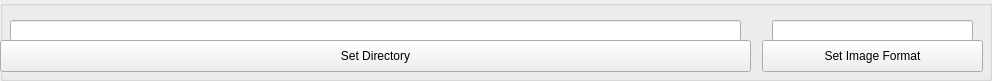
     <widget class="QGroupBox" name="groupBox">
      <property name="minimumSize">
       <size>
        <width>0</width>
        <height>70</height>
       </size>
      </property>
      <property name="title">
       <string/>
      </property>
      <widget class="QLineEdit" name="rootDirField">
       <property name="geometry">
        <rect>
         <x>10</x>
         <y>20</y>
         <width>731</width>
         <height>21</height>
        </rect>
       </property>
       <property name="sizePolicy">
        <sizepolicy hsizetype="Fixed" vsizetype="Fixed">
         <horstretch>0</horstretch>
         <verstretch>0</verstretch>
        </sizepolicy>
       </property>
      </widget>
      <widget class="QPushButton" name="directoryButton">
       <property name="geometry">
        <rect>
         <x>0</x>
         <y>40</y>
         <width>751</width>
         <height>32</height>
        </rect>
       </property>
       <property name="text">
        <string>Set Directory</string>
       </property>
      </widget>
      <widget class="QLineEdit" name="imageFormatEdit">
       <property name="geometry">
        <rect>
         <x>772</x>
         <y>20</y>
         <width>201</width>
         <height>21</height>
        </rect>
       </property>
      </widget>
      <widget class="QPushButton" name="formatButton">
       <property name="geometry">
        <rect>
         <x>762</x>
         <y>40</y>
         <width>221</width>
         <height>32</height>
        </rect>
       </property>
       <property name="text">
        <string>Set Image Format</string>
       </property>
      </widget>
     </widget>
